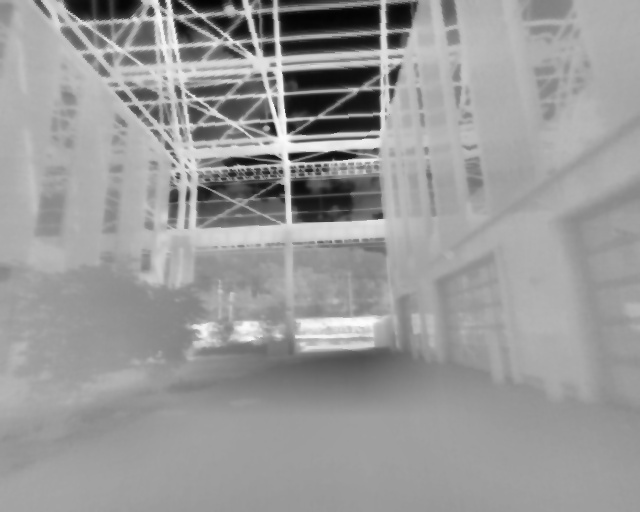
#> input picture reports/thermal_left_rect_8_sample.jpg, 640 x 512 px
$ python -i residual_alignment.py   (imports and definitions only)   (older library calls are emulated)
#> lines starting #> are read from the running program, lines starting #| are printed output that depends on the picture
#> further down, picture is the input picture: shape (512, 640, 3); min 2, max 252, mean 153.8
"""Guarded image-domain residual alignment after geometric scene calibration."""
import cv2
import numpy as np


def gradient_magnitude(image):
    blurred = cv2.GaussianBlur(image.astype(np.float32), (0, 0), 2)
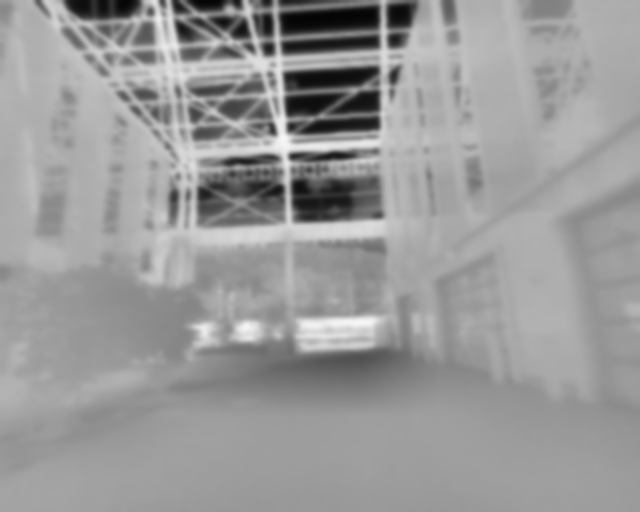
#> blurred: shape (512, 640, 3) float32; min 4.38, max 247.5, mean 153.8
    gx = cv2.Sobel(blurred, cv2.CV_32F, 1, 0, ksize=3)
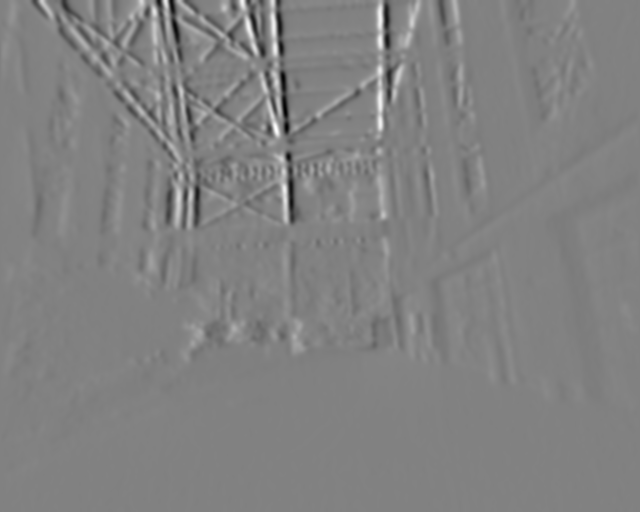
#> gx: shape (512, 640, 3) float32; min -295.6, max 285.2, mean -0.1; drawn with min black and max white
    gy = cv2.Sobel(blurred, cv2.CV_32F, 0, 1, ksize=3)
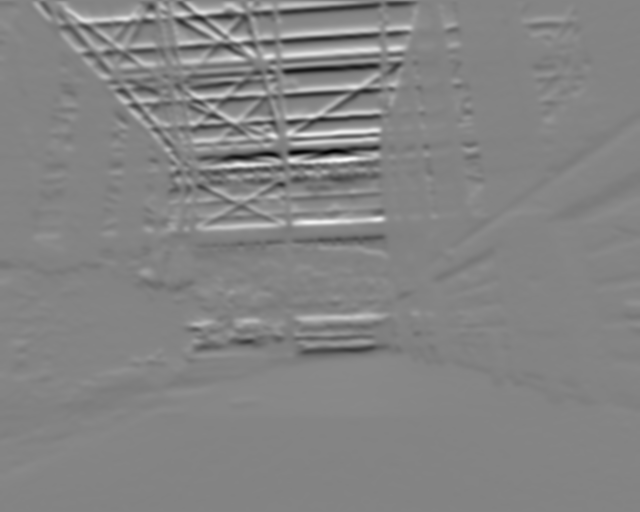
#> gy: shape (512, 640, 3) float32; min -295.3, max 274.9, mean 0.7; drawn with min black and max white
    magnitude = cv2.magnitude(gx, gy)
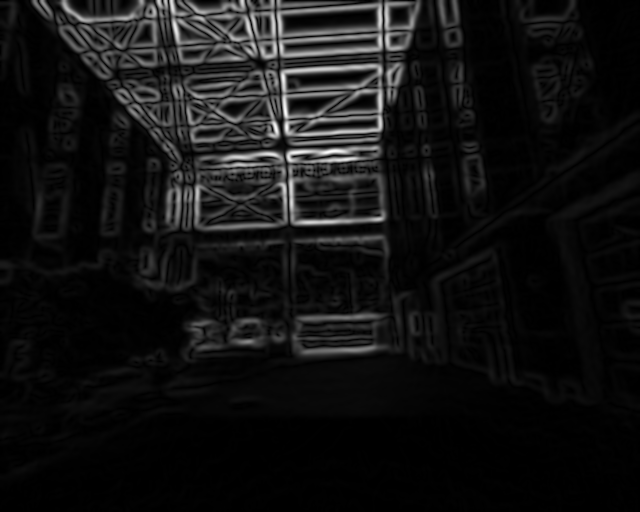
#> magnitude: shape (512, 640, 3) float32; mean B, G, R 22.2, 22.2, 22.2; drawn with min black and max white
    return np.clip(magnitude/max(float(np.percentile(magnitude, 95)), 1.), 0, 1)
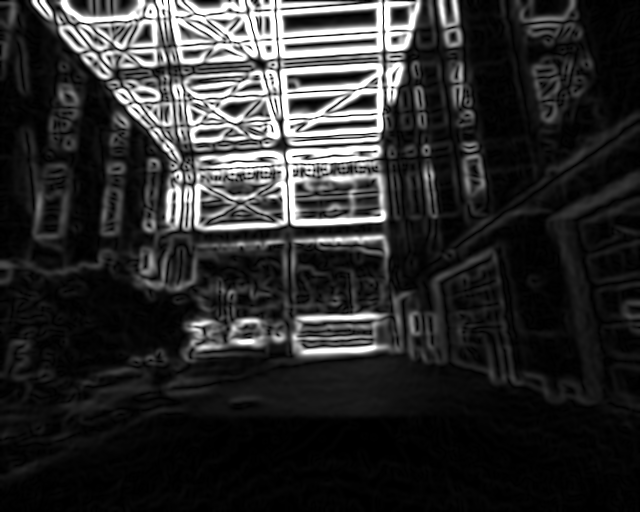
#> returned value: shape (512, 640, 3) float32; mean of channels 0, 1, 2 0.178, 0.178, 0.178; drawn as B, G, R


# [65 lines left out: functions correlation, estimate_residual_shift, apply_residual_shift, not called in this run]

>>> import cv2
>>> picture = cv2.imread('../../reports/thermal_left_rect_8_sample.jpg')
>>> result = gradient_magnitude(picture)
